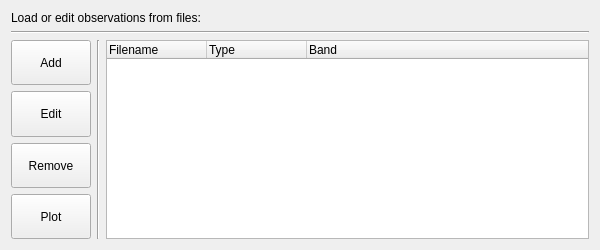
<?xml version="1.0" encoding="UTF-8"?>
<ui version="4.0">
 <class>ObservationWidget</class>
 <widget class="QWidget" name="ObservationWidget">
  <property name="geometry">
   <rect>
    <x>0</x>
    <y>0</y>
    <width>600</width>
    <height>250</height>
   </rect>
  </property>
  <property name="minimumSize">
   <size>
    <width>450</width>
    <height>200</height>
   </size>
  </property>
  <property name="maximumSize">
   <size>
    <width>900</width>
    <height>400</height>
   </size>
  </property>
  <property name="windowTitle">
   <string>Load Observations</string>
  </property>
  <layout class="QGridLayout" name="gridLayout">
   <item row="5" column="0">
    <widget class="QPushButton" name="plot_btn">
     <property name="sizePolicy">
      <sizepolicy hsizetype="Minimum" vsizetype="Minimum">
       <horstretch>0</horstretch>
       <verstretch>0</verstretch>
      </sizepolicy>
     </property>
     <property name="text">
      <string>Plot</string>
     </property>
    </widget>
   </item>
   <item row="4" column="0">
    <widget class="QPushButton" name="remove_btn">
     <property name="sizePolicy">
      <sizepolicy hsizetype="Minimum" vsizetype="Minimum">
       <horstretch>0</horstretch>
       <verstretch>0</verstretch>
      </sizepolicy>
     </property>
     <property name="text">
      <string>Remove</string>
     </property>
    </widget>
   </item>
   <item row="3" column="0">
    <widget class="QPushButton" name="edit_btn">
     <property name="sizePolicy">
      <sizepolicy hsizetype="Minimum" vsizetype="Minimum">
       <horstretch>0</horstretch>
       <verstretch>0</verstretch>
      </sizepolicy>
     </property>
     <property name="text">
      <string>Edit</string>
     </property>
    </widget>
   </item>
   <item row="2" column="0">
    <widget class="QPushButton" name="add_btn">
     <property name="sizePolicy">
      <sizepolicy hsizetype="Minimum" vsizetype="Minimum">
       <horstretch>0</horstretch>
       <verstretch>0</verstretch>
      </sizepolicy>
     </property>
     <property name="text">
      <string>Add</string>
     </property>
    </widget>
   </item>
   <item row="1" column="0" colspan="3">
    <widget class="Line" name="line">
     <property name="orientation">
      <enum>Qt::Horizontal</enum>
     </property>
    </widget>
   </item>
   <item row="0" column="0" colspan="3">
    <widget class="QLabel" name="label">
     <property name="sizePolicy">
      <sizepolicy hsizetype="Fixed" vsizetype="Fixed">
       <horstretch>0</horstretch>
       <verstretch>0</verstretch>
      </sizepolicy>
     </property>
     <property name="text">
      <string>Load or edit observations from files:</string>
     </property>
    </widget>
   </item>
   <item row="2" column="1" rowspan="4">
    <widget class="Line" name="line_2">
     <property name="orientation">
      <enum>Qt::Vertical</enum>
     </property>
    </widget>
   </item>
   <item row="2" column="2" rowspan="4">
    <widget class="QTreeWidget" name="curve_treewidget">
     <property name="frameShape">
      <enum>QFrame::StyledPanel</enum>
     </property>
     <property name="indentation">
      <number>10</number>
     </property>
     <property name="expandsOnDoubleClick">
      <bool>true</bool>
     </property>
     <attribute name="headerDefaultSectionSize">
      <number>100</number>
     </attribute>
     <attribute name="headerMinimumSectionSize">
      <number>50</number>
     </attribute>
     <attribute name="headerStretchLastSection">
      <bool>true</bool>
     </attribute>
     <column>
      <property name="text">
       <string>Filename</string>
      </property>
     </column>
     <column>
      <property name="text">
       <string>Type</string>
      </property>
     </column>
     <column>
      <property name="text">
       <string>Band</string>
      </property>
     </column>
    </widget>
   </item>
  </layout>
 </widget>
 <resources/>
 <connections/>
</ui>
